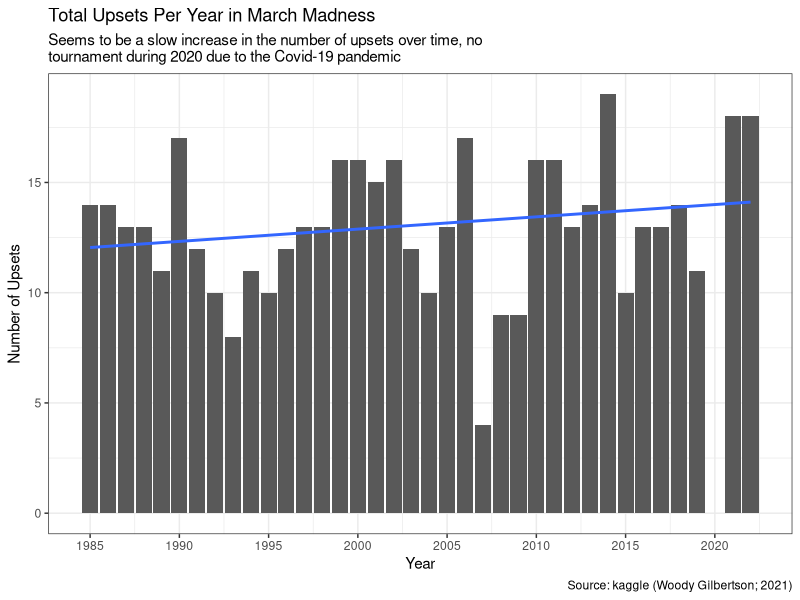

Write the R code that produced this figure.
## ---- chunk 1
knitr::opts_chunk$set(echo = TRUE)
library(tidyverse)
library(dplyr)
library(ggthemes)
## ---- chunk 2
total_upsets <- read_csv(file = "data_cleaned.csv")
                
 # mutated upset twice for clarification that 1 = true and 0 = false
# wrangling with the data table

upsets_by_year <- total_upsets |> 
  select(WSEED, LSEED, YEAR, ROUND) |> 
  mutate(upset = if_else(WSEED > LSEED + 1, TRUE, FALSE)) |> 
  mutate(upset = if_else(WSEED > LSEED + 1, 1, 0)) |> 
  group_by(YEAR) |> 
  summarize(upsets_per_year = sum(upset))

# this puts the 2022 upsets into a tibble

last_year_upsets <- tribble(~YEAR, ~upsets_per_year, 
                            2022, 18)

# joining the filtered data table and the 2022 upsets tibble

all_upsets <- full_join(upsets_by_year, last_year_upsets)

# now making the plot 

all_upsets |> 
  ggplot(aes(x = YEAR, y = upsets_per_year)) + 
    geom_col() + 
    geom_smooth(method = "lm", formula = y ~ x, se = FALSE) + 
    scale_x_continuous(breaks = c(1985, 1990, 1995, 2000, 2005,                                     2010, 2015, 2020)) + 
    scale_y_continuous(breaks = c(0, 5, 10, 15, 20)) + 
    labs(title = "Total Upsets Per Year in March Madness", 
         subtitle = "Seems to be a slow increase in the number of upsets over time, no\ntournament during 2020 due to the Covid-19 pandemic", 
         x = "Year", 
         y = "Number of Upsets", 
         caption = "Source: kaggle (Woody Gilbertson; 2021)") +
    theme_bw()
  
